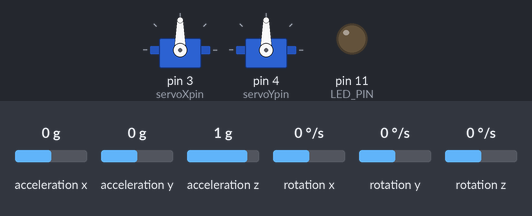
Bench run of a sketch on a simulated Arduino Uno, built for the host (arithmetic inside an expression is 32-bit, double 64-bit). Parts: 2 × servo, output pins drawn as LEDs (lit = HIGH). Inputs (shaded band) come from the test bench; at power-on: acceleration x 0 g, acceleration y 0 g, acceleration z 1 g, rotation x 0 °/s, rotation y 0 °/s, rotation z 0 °/s. What the sketch prints to the serial monitor is not drawn.

Above: at 0.0 s.
At 39.77 s:
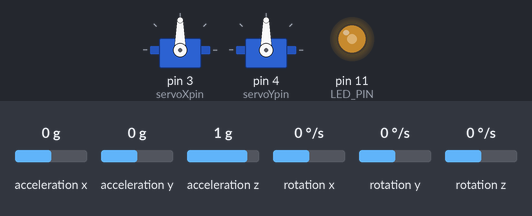
Timing chart, 0 to 40.0 s (numbered marks = the images above):
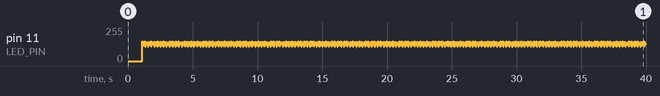

The sketch:

TVCTestCode.ino
```cpp
#include <Servo.h>
#include "I2Cdev.h"
#include "MPU6050_6Axis_MotionApps20.h"
#if I2CDEV_IMPLEMENTATION == I2CDEV_ARDUINO_WIRE
#include "Wire.h"
#endif

#define LED_PIN 11
bool blinkState = true;

Servo servoX;
Servo servoY;
int servoXpin = 3;
int servoYpin = 4;

int servoXPos = 0;
int servoYPos = 0;

float mpuPitch = 0;
float mpuRoll = 0;
float mpuYaw = 0;

MPU6050 mpu;

//MPU control/status variables
uint8_t mpuIntStatus;
uint8_t devStatus;
uint16_t packetSize;
uint16_t fifoCount;
uint8_t fifoBuffer[64];

//  orientation/motion variables
Quaternion q;              //[w, x, y, z]
VectorInt16 aa;             //[x, y, z]
VectorInt16 aaReal;         //[x, y, z]
VectorInt16 aaWorld;        //[x, y, z]
VectorFloat gravity;        //[x, y, z]
float ypr[3];               //[yaw, pitch, roll] yaw/pitch/roll container and gravity vector

#define YAW    0
#define PITCH  1
#define ROLL   2

// ================================================================
// ===                      INITIAL SETUP                       ===
// ================================================================

void setup()
{
servoX.attach(servoXpin);
servoY.attach(servoYpin);
//servoX.write(0);
//servoY.write(60);
//delay(500);
//servoX.write(180);
//servoY.write(120);
//delay(500);
//servoX.write(0);
//servoY.write(90);
delay(500);

//  join I2C bus
#if I2CDEV_IMPLEMENTATION == I2CDEV_ARDUINO_WIRE
  Wire.begin();
  TWBR = 24; // 400kHz I2C clock (200kHz if CPU is 8MHz)
#elif I2CDEV_IMPLEMENTATION == I2CDEV_BUILTIN_FASTWIRE
  Fastwire::setup(400, true);
#endif

Serial.begin(115200);

//  initialize device
Serial.println(F("Initializing I2C devices..."));
mpu.initialize();

//  verify connection
Serial.println(F("Testing device connections..."));
Serial.println(mpu.testConnection() ? F("MPU6050 connection successful") : F("MPU6050 connection failed"));

// load and configure the DMP
Serial.println(F("Initializing DMP"));
devStatus = mpu.dmpInitialize();

//Input Calibrated Offsets Here: Specific for each unit and each mounting configuration
//offsets when the MPU6050 is Flat
mpu.setXGyroOffset(2);
mpu.setYGyroOffset(39);
mpu.setZGyroOffset(-33);
mpu.setXAccelOffset(-951);
mpu.setYAccelOffset(987);
mpu.setZAccelOffset(1180);

//  make sure it worked (returned 0 if it did)
if (devStatus == 0) {
  //turn on dmp
  Serial.println(F("Enabling DMP"));
  mpu.setDMPEnabled(true);

  //enable Arduino interrupt detection
  Serial.println(F("Enabling interrupt detection (Arduino external interrupt 0)"));
  mpuIntStatus = mpu.getIntStatus();

  //  get expected DMP packet size for later comparison
  packetSize = mpu.dmpGetFIFOPacketSize();
} else {
  //ERROR
  //1 = initial memory load failed, 2 = DMP coniguration updates failed
  Serial.print(F("DMP initialization failed code = "));
  Serial.println(devStatus);
}
  //configure LED for output
  pinMode(LED_PIN, OUTPUT);
} //setup()

// ================================================================
// ===                    MAIN PROGRAM LOOP                     ===
// ================================================================

void loop()
{
processAccelGyro();
}   //loop()

// ================================================================
// ===                    PROCESS ACCEL/GYRO IF AVAILABLE       ===
// ================================================================

void processAccelGyro()
{

  //Get INT_STATUS byte
  mpuIntStatus = mpu.getIntStatus();

  //get current FIFO count
  fifoCount = mpu.getFIFOCount();

  //  Check for overflow
  if ((mpuIntStatus & 0x10) || fifoCount == 1024)
  {
    //reset so we can continue cleanly
    mpu.resetFIFO();
    Serial.println(F("FIFO overflow!"));
    return;
  }

  if (mpuIntStatus & 0x02) //otherwise continue processing
  {
    //check for correct available data length
    if (fifoCount < packetSize)
      return; // fifoCount = mpu.getFIFOCount();

    //read a packet from FIFO
    mpu.getFIFOBytes(fifoBuffer, packetSize);

    //track FIFO count here in case there is > 1 packet available
    fifoCount -= packetSize;

    //flush buffer to prevent overflow
    mpu.resetFIFO();

    //  display Euler angles in degrees
    mpu.dmpGetQuaternion(&q, fifoBuffer);
    mpu.dmpGetGravity(&gravity, &q);
    mpu.dmpGetYawPitchRoll(ypr, &q, &gravity);
    mpuPitch = ypr[PITCH] * 180 / M_PI;
    mpuRoll = ypr[ROLL] * 180 / M_PI;
    mpuYaw = ypr[YAW] * 180 / M_PI;

    //flush buffer to prevent overflow
    mpu.resetFIFO();

    //bink LED to indicate activity
    blinkState = !blinkState;
    digitalWrite(LED_PIN, blinkState);

    //flush buffer to prevent overflow
    mpu.resetFIFO();

    //limit writes to TVC tolerence
    if ((mpuRoll < -63 && mpuRoll > -121.58) && (mpuYaw > -30 && mpuYaw < 30)) {
    servoX.write(-mpuYaw + 80);
   //ypitch and roll are backwards?
    servoY.write(-mpuRoll);
    }

    //Print Yaw & Roll Values
    Serial.printf("Yaw: %f    Roll: %f", mpuYaw, mpuRoll);
    Serial.println();

    //flush buffer to prevent overflow
    mpu.resetFIFO();
  }
}
```
